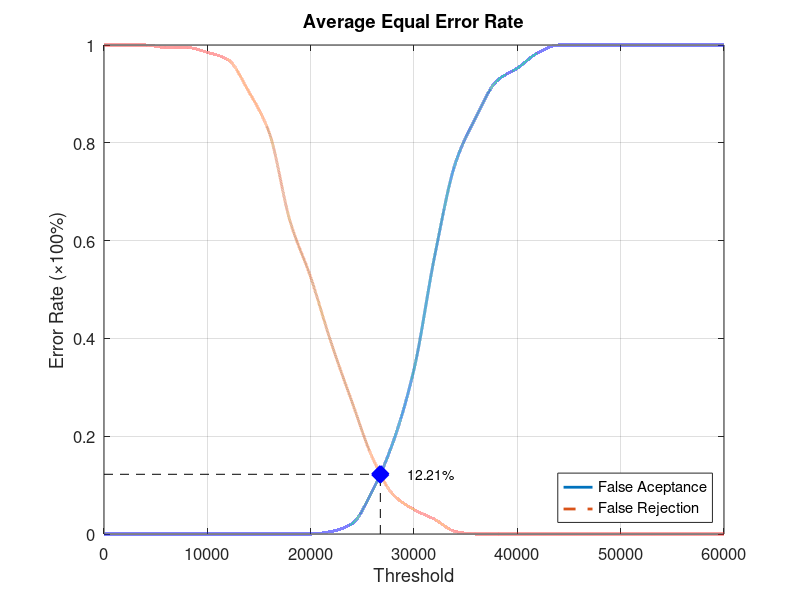
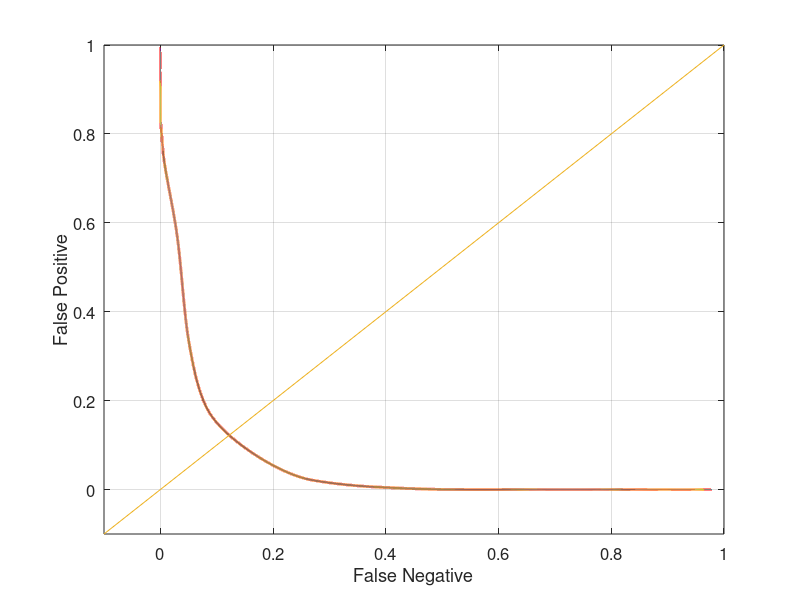

The MATLAB script that drew these images, in order:
function yEER = Database5_3
close all;
clear;
clc;
x = 0:2000:60000;
xq = 0:0.5:60000;

y0 = [0 0 0 0 0 0 0 0 0 0 0 0.00526316 0.0210526 0.0894737 0.189474 0.336842 0.568421 0.757895 0.852632 0.926316 0.952632 0.984211 1 1 1 1 1 1 1 1 1];
yy0 = interp1(x, y0, xq, 'pchip');
y1 = [1 1 1 0.995 0.995 0.985 0.97 0.905 0.82 0.64 0.525 0.39 0.27 0.155 0.08 0.05 0.03 0.005 0 0 0 0 0 0 0 0 0 0 0 0 0];
yy1 = interp1(x, y1, xq, 'pchip');

% Calculating EER: 
y2 = abs(y0 - y1);
find(y2 == min(y2))
yy2 = abs(yy0 - yy1);
xEER = find(yy2 == min(yy2));
xEERIndex = xq(xEER) % X-axis EER
yEER = yy0(xEER) % Y-axis EER

main = figure
plot(xq, yy0,'-','LineWidth', 2);	hold on
plot(xq, yy1,'--','LineWidth', 2);	hold on
plot([xEERIndex xEERIndex], [0 yEER], 'k--');	hold on
plot([0 xEERIndex], [yEER yEER], 'k--');	hold on
plot(xEERIndex, yEER, 'bx', 'LineWidth', 10);	hold on
text(xEERIndex + 10 * xEERIndex / 100, yEER, [num2str(round((10000 * yEER)) / 100) '%'])
legend('False Aceptance', 'False Rejection', 'Location', 'SouthEast')
xlabel('Threshold')
ylabel('Error Rate (\times100%)')
title('Average Equal Error Rate')
set(gca, 'FontSize', 12)
axis([0 60000 0 1])
grid on

print(main, 'Database5_3Main', '-dpng');
FNRxFPR = figure('Color', [1 1 1]);
plot(yy1, yy0, '-', yy1, yy0, 'LineWidth', 2);
hold on
y = -0.1:0.1:1
plot(y, y); 
set(gca, 'FontSize', 12)
xlabel('False Negative')
ylabel('False Positive')
axis([-0.1 1 -0.1 1])
set(gca, 'FontSize', 12)
grid on

print(FNRxFPR, 'Database5_3FNRxFPR','-dpng');
end
